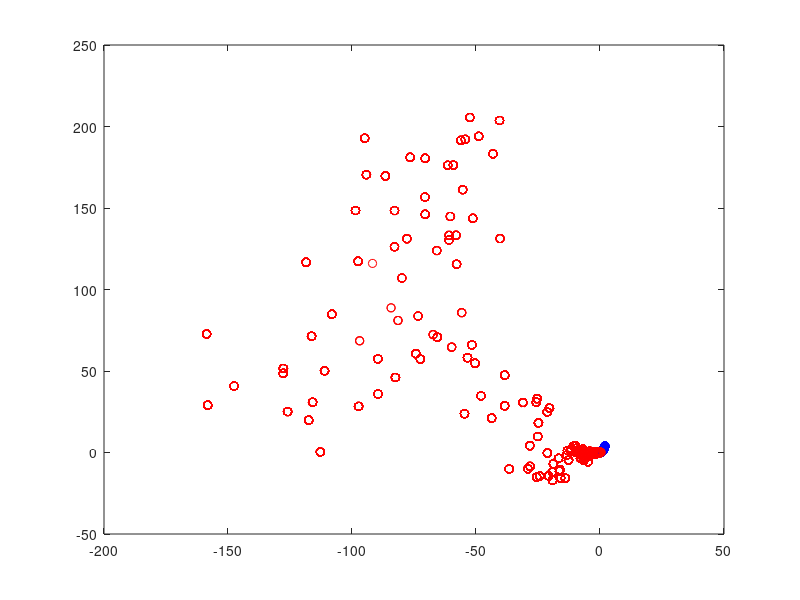

The MATLAB source for this figure:
close all;
clear;
clc;

%Simulation stuff
tf = 2;
delta_t = 0.01;


x_d = 0; y_d = 0;
x_r = 0.5; y_r = 0.1;

%Controller coefficients
k_p = 0.2;
k_a=0.5;
k_b = -0.05;

V = 0.1; %Velocity
theta = pi; 
w = 0.01;

ro = sqrt((y_d(1)-x_r(1))^2+(x_d(1)-x_r(1))^2);
alpha = theta(1)+atan2(y_d(1)-y_r(1),x_d(1)-x_r(1));
beta = theta(1)-alpha(1);



for i=1:tf/delta_t
    
    %Desired position of robot
    x_d(i)=i*delta_t;
    y_d(i)=x_d(i).*x_d(i);
    
    %Current postition of robot
    y_r(i+1) = y_r(i)+k_p*ro(i)*sin(theta(i));
    x_r(i+1) = x_r(i)+k_p*ro(i)*cos(theta(i));
    
    ro(i+1) = sqrt((y_d(i)-x_r(i))^2+(x_d(i)-x_r(i))^2);
    alpha(i+1) = theta(i)+atan2(y_d(i)-y_r(i),x_d(i)-x_r(i));
    
    %Orientation of robot
    theta(i+1)=theta(i)+(k_a*alpha(i)+k_b*beta(i));
    
    beta(i+1) = theta(i)-alpha(i);
    
    plot(x_d,y_d,'bo'); hold on;
    plot(x_r, y_r, 'ro'); hold on;
    
    pause(0.05)
end
